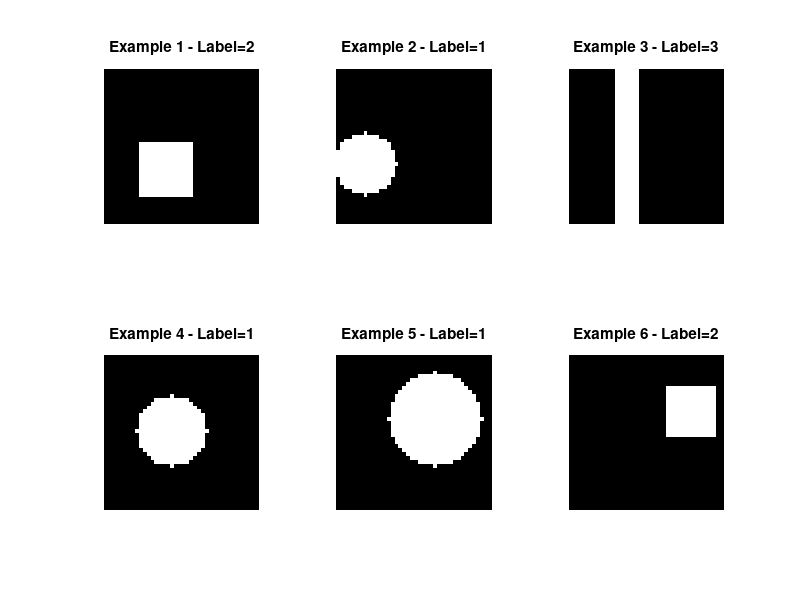

Source code (MATLAB):
function TD3Q2()
   

    rng(1);        
    N = 40;
    M = 50;         


    X = zeros(3*M, N*N);
    y = zeros(3*M, 1);     

    idx = 0;

    % ========== CIRCLES (label 1) ==========
    fprintf('Generating %d circles...\n', M);
    for k = 1:M
        img = random_circle(N, 5, 12);
        idx = idx + 1;
        X(idx, :) = img(:)';   % flatten image to row
        y(idx) = 1;
    end

    % ========== SQUARES (label 2) ==========
    fprintf('Generating %d squares...\n', M);
    for k = 1:M
        img = random_square(N, 8, 16);
        idx = idx + 1;
        X(idx, :) = img(:)';
        y(idx) = 2;
    end

    % ========== BANDS (label 3) ==========
    fprintf('Generating %d bands...\n', M);
    for k = 1:M
        img = random_band(N, 5, 15);
        idx = idx + 1;
        X(idx, :) = img(:)';
        y(idx) = 3;
    end

    % Shuffle the dataset
    perm = randperm(3*M);
    X = X(perm, :);
    y = y(perm);

    % ========== DISPLAY RESULTS ==========
    fprintf('Dataset created: %d images (50 per class)\n', 3*M);
    fprintf('X size: %dx%d, y size: %dx1\n', size(X,1), size(X,2), length(y));

    
    figure;
    Nshow = 6;
    for k = 1:Nshow
        subplot(2,3,k);
        imagesc(reshape(X(k,:), N, N));
        axis image off;
        title(sprintf('Example %d - Label=%d', k, y(k)));
        colormap gray;
    end

    
    save('dataset_Q2.mat', 'X', 'y', 'N');
    fprintf('Dataset saved as dataset_Q2.mat\n');
end



function img = random_circle(N, r_min, r_max)
    img = zeros(N, N);
    r  = randi([r_min, r_max], 1, 1);
    cx = randi([r, N - r], 1, 1);
    cy = randi([r, N - r], 1, 1);
    [x, y] = meshgrid(1:N, 1:N);
    mask = (x - cx).^2 + (y - cy).^2 <= r^2;
    img(mask) = 1;
end

function img = random_square(N, a_min, a_max)
    img = zeros(N, N);
    a  = randi([a_min, a_max], 1, 1);
    x0 = randi([1, N - a], 1, 1);
    y0 = randi([1, N - a], 1, 1);
    img(y0:y0+a-1, x0:x0+a-1) = 1;
end

function img = random_band(N, t_min, t_max)
    img = zeros(N, N);
    t  = randi([t_min, t_max], 1, 1);
    x0 = randi([1, N - t], 1, 1);
    img(:, x0:x0+t-1) = 1;
end
